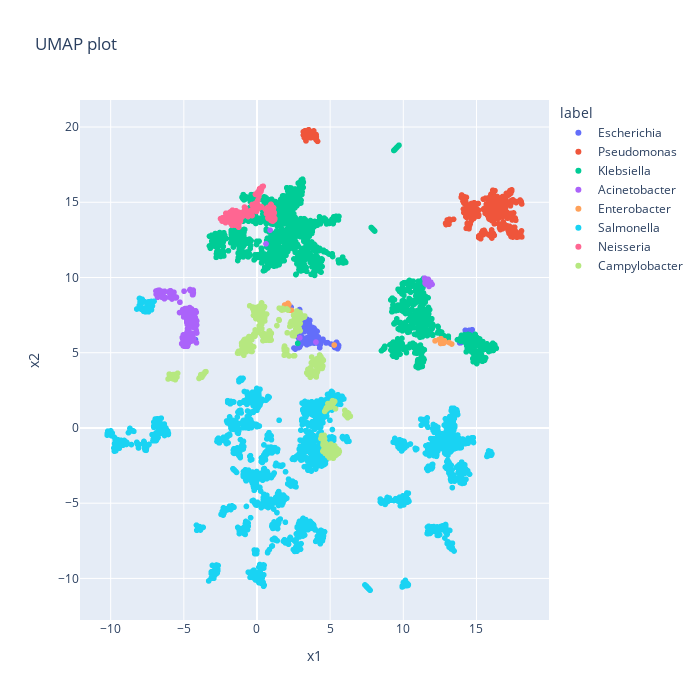

Source (notebook cell):
### Code cell
lab = 'genus'
umap_proj = pd.DataFrame({'x1': embedding[:,0], 'x2': embedding[:,1], 'label': temp_data[lab], 'label2': temp_data['phenotype']})

fig = px.scatter(umap_proj, x='x1', y='x2', hover_data='label2', color = 'label', title='UMAP plot')
fig.update_layout(autosize=False, width=700, height=700)
fig.show()

### Figure 1 — Plotly figure (JSON) as saved in the notebook; plotly's stock layout.template omitted (floating-point values rounded to 4 significant figures; data arrays with more than 128 entries replaced by an {"elided": "..."} marker saying what was removed)
{"data": [{"customdata": {"elided": "242x1 str values"}, "hovertemplate": "label=Escherichia<br>x1=%{x}<br>x2=%{y}<br>label2=%{customdata[0]}<extra></extra>", "legendgroup": "Escherichia", "marker": {"color": "#636efa", "symbol": "circle"}, "mode": "markers", "name": "Escherichia", "showlegend": true, "type": "scattergl", "x": {"elided": "242 float values"}, "xaxis": "x", "y": {"elided": "242 float values"}, "yaxis": "y"}, {"customdata": {"elided": "542x1 str values"}, "hovertemplate": "label=Pseudomonas<br>x1=%{x}<br>x2=%{y}<br>label2=%{customdata[0]}<extra></extra>", "legendgroup": "Pseudomonas", "marker": {"color": "#EF553B", "symbol": "circle"}, "mode": "markers", "name": "Pseudomonas", "showlegend": true, "type": "scattergl", "x": {"elided": "542 float values"}, "xaxis": "x", "y": {"elided": "542 float values"}, "yaxis": "y"}, {"customdata": {"elided": "2065x1 str values"}, "hovertemplate": "label=Klebsiella<br>x1=%{x}<br>x2=%{y}<br>label2=%{customdata[0]}<extra></extra>", "legendgroup": "Klebsiella", "marker": {"color": "#00cc96", "symbol": "circle"}, "mode": "markers", "name": "Klebsiella", "showlegend": true, "type": "scattergl", "x": {"elided": "2065 float values"}, "xaxis": "x", "y": {"elided": "2065 float values"}, "yaxis": "y"}, {"customdata": {"elided": "240x1 str values"}, "hovertemplate": "label=Acinetobacter<br>x1=%{x}<br>x2=%{y}<br>label2=%{customdata[0]}<extra></extra>", "legendgroup": "Acinetobacter", "marker": {"color": "#ab63fa", "symbol": "circle"}, "mode": "markers", "name": "Acinetobacter", "showlegend": true, "type": "scattergl", "x": {"elided": "240 float values"}, "xaxis": "x", "y": {"elided": "240 float values"}, "yaxis": "y"}, {"customdata": [["Susceptible"], ["Susceptible"], ["Resistant"], ["Susceptible"], ["Resistant"], ["Resistant"], ["Resistant"], ["Susceptible"], ["Resistant"], ["Resistant"], ["Resistant"], ["Susceptible"], ["Resistant"], ["Resistant"], ["Resistant"], ["Susceptible"], ["Resistant"], ["Resistant"], ["Susceptible"], ["Susceptible"], ["Susceptible"], ["Susceptible"], ["Susceptible"], ["Susceptible"], ["Susceptible"], ["Susceptible"], ["Susceptible"], ["Susceptible"], ["Susceptible"], ["Susceptible"], ["Susceptible"], ["Susceptible"], ["Susceptible"], ["Resistant"], ["Resistant"]], "hovertemplate": "label=Enterobacter<br>x1=%{x}<br>x2=%{y}<br>label2=%{customdata[0]}<extra></extra>", "legendgroup": "Enterobacter", "marker": {"color": "#FFA15A", "symbol": "circle"}, "mode": "markers", "name": "Enterobacter", "showlegend": true, "type": "scattergl", "x": [12.78, 12.65, 12.58, 13.31, 12.17, 12.68, 12.43, 12.7, 12.63, 12.81, 12.67, 13.13, 12.55, 2.118, 2.11, 1.89, 1.674, 2.179, 1.877, 1.723, 1.844, 2.045, 1.915, 1.811, 2.055, 2.35, 5.275, 1.748, 2.09, 2.005, 2.231, 2.025, 1.833, 2.036, 2.006], "xaxis": "x", "y": [5.646, 5.656, 5.934, 5.579, 5.788, 5.739, 5.874, 5.628, 5.733, 5.799, 5.741, 5.678, 5.617, 8.285, 8.268, 8.172, 7.851, 8.198, 7.97, 7.845, 7.955, 8.065, 8.133, 7.873, 8.129, 7.823, 5.511, 7.955, 8.001, 8.086, 7.835, 7.948, 7.974, 8.184, 8.085], "yaxis": "y"}, {"customdata": {"elided": "2454x1 str values"}, "hovertemplate": "label=Salmonella<br>x1=%{x}<br>x2=%{y}<br>label2=%{customdata[0]}<extra></extra>", "legendgroup": "Salmonella", "marker": {"color": "#19d3f3", "symbol": "circle"}, "mode": "markers", "name": "Salmonella", "showlegend": true, "type": "scattergl", "x": {"elided": "2454 float values"}, "xaxis": "x", "y": {"elided": "2454 float values"}, "yaxis": "y"}, {"customdata": {"elided": "216x1 str values"}, "hovertemplate": "label=Neisseria<br>x1=%{x}<br>x2=%{y}<br>label2=%{customdata[0]}<extra></extra>", "legendgroup": "Neisseria", "marker": {"color": "#FF6692", "symbol": "circle"}, "mode": "markers", "name": "Neisseria", "showlegend": true, "type": "scattergl", "x": {"elided": "216 float values"}, "xaxis": "x", "y": {"elided": "216 float values"}, "yaxis": "y"}, {"customdata": {"elided": "516x1 str values"}, "hovertemplate": "label=Campylobacter<br>x1=%{x}<br>x2=%{y}<br>label2=%{customdata[0]}<extra></extra>", "legendgroup": "Campylobacter", "marker": {"color": "#B6E880", "symbol": "circle"}, "mode": "markers", "name": "Campylobacter", "showlegend": true, "type": "scattergl", "x": {"elided": "516 float values"}, "xaxis": "x", "y": {"elided": "516 float values"}, "yaxis": "y"}], "layout": {"autosize": false, "height": 700, "legend": {"title": {"text": "label"}, "tracegroupgap": 0}, "title": {"text": "UMAP plot"}, "width": 700, "xaxis": {"anchor": "y", "domain": [0, 1], "title": {"text": "x1"}}, "yaxis": {"anchor": "x", "domain": [0, 1], "title": {"text": "x2"}}}}
